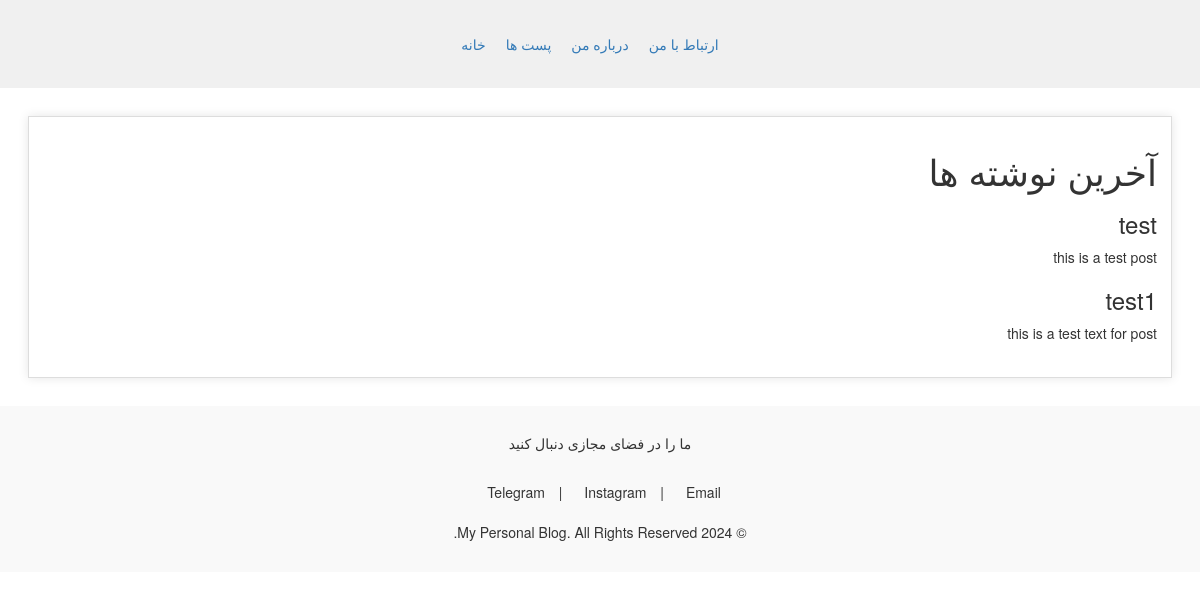
Before: / with the older database file.
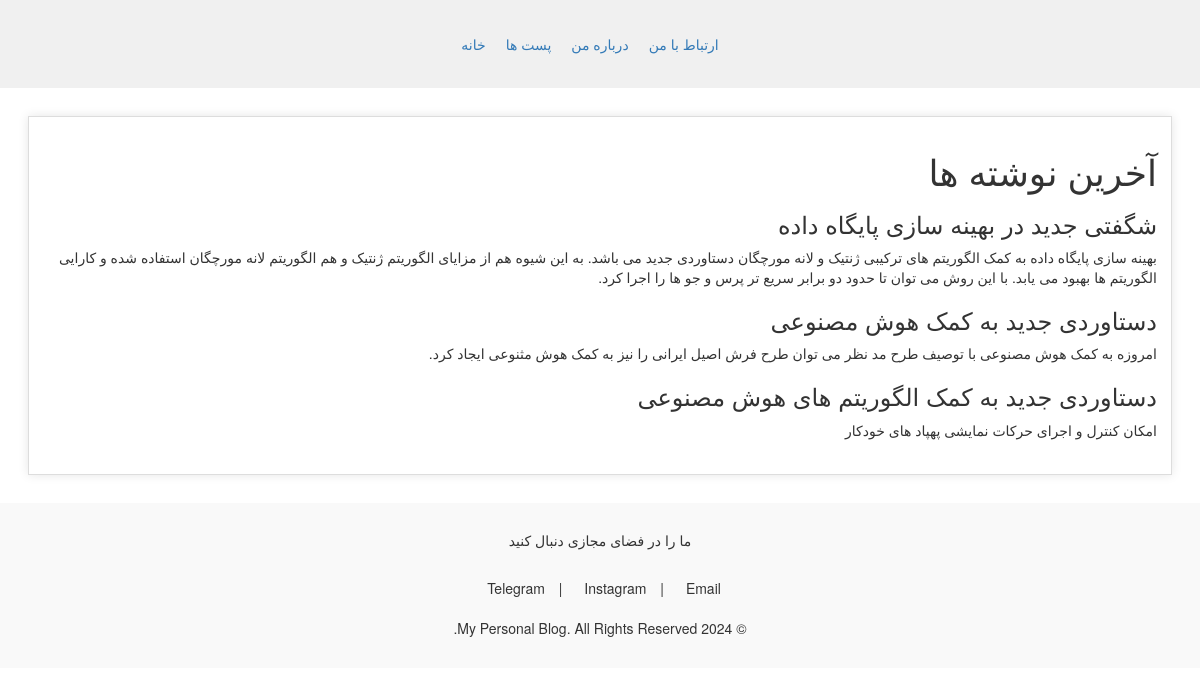
After: the same page with the newer database file.
### post/models.py (models this page shows)
class Post(models.Model):
    title = models.CharField(max_length=50)
    body = models.TextField()
    date = models.DateTimeField()

### home/views.py (the view)
# urls.py: path('', views.home, name='home'),
def home(request):
    posts_list = Post.objects.all()
    paginator = Paginator(posts_list, 5)
    posts = paginator.page(1)
    return render(request, 'home.html', context={'posts':posts})

### templates/home.html (shortened to what this page needs)
{% extends "base.html" %}
{% block content %}
<main>
    <section>
        <h1>آخرین نوشته ها</h1>
        {% for post in posts %}
        <article>
            <h3> {{ post.title }} </h3>
            <p> {{ post.body }} </p>
        </article>
        {% endfor %}
    </section>
</main>
{% endblock content %}

Changed rows visible on the page:
removed Post: title "test", body "this is a test post"
removed Post: title "test1", body "this is a test text for post"
added Post: title "شگفتی جدید در بهینه سازی پایگاه داده", body "بهینه سازی پایگاه داده به کمک الگوریتم های ترکیبی ژنتیک و لانه مورچگان دستاوردی جدید می باشد. به این شیوه هم از مزایای الگوریتم ژنتیک و هم الگوریتم لانه مورچگان استفاده شده و کارایی الگوریتم ها بهبود می یابد. با این روش می توان تا حدود دو برابر سریع تر پرس و جو ها را اجرا کرد."
added Post: title "دستاوردی جدید به کمک هوش مصنوعی", body "امروزه به کمک هوش مصنوعی با توصیف طرح مد نظر می توان طرح فرش اصیل ایرانی را نیز به کمک هوش مثنوعی ایجاد کرد."
added Post: title "دستاوردی جدید به کمک الگوریتم های هوش مصنوعی", body "امکان کنترل و اجرای حرکات نمایشی پهپاد های خودکار"
